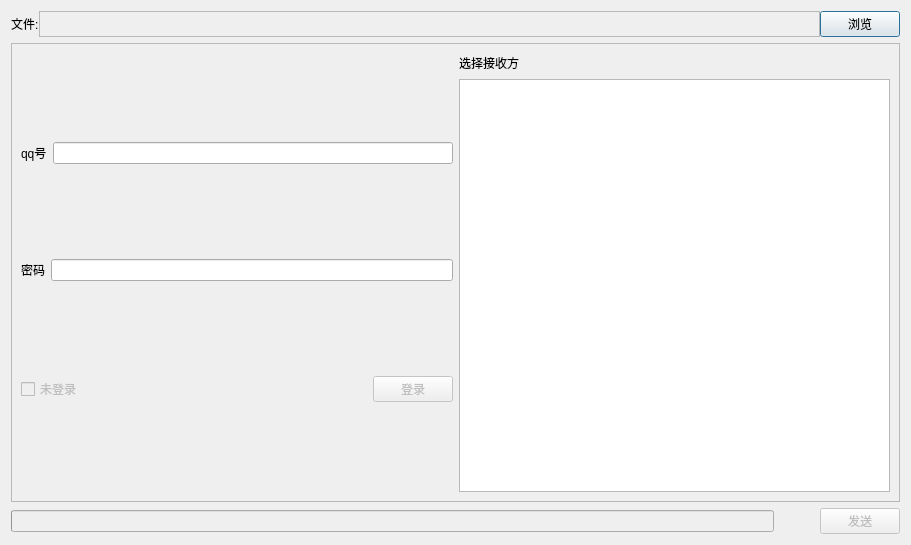
<?xml version="1.0" encoding="UTF-8"?>
<ui version="4.0">
 <class>MainDialog</class>
 <widget class="QDialog" name="MainDialog">
  <property name="windowModality">
   <enum>Qt::ApplicationModal</enum>
  </property>
  <property name="geometry">
   <rect>
    <x>0</x>
    <y>0</y>
    <width>911</width>
    <height>545</height>
   </rect>
  </property>
  <property name="windowTitle">
   <string>QQ离线文件发送器</string>
  </property>
  <property name="windowIcon">
   <iconset theme="network">
    <normaloff/>
   </iconset>
  </property>
  <property name="windowOpacity">
   <double>0.918000000000000</double>
  </property>
  <property name="layoutDirection">
   <enum>Qt::LeftToRight</enum>
  </property>
  <property name="autoFillBackground">
   <bool>true</bool>
  </property>
  <property name="windowFilePath">
   <string notr="true"/>
  </property>
  <layout class="QVBoxLayout" name="DlgMainVerticalLayout">
   <item>
    <layout class="QHBoxLayout" name="horizontalLayout">
     <property name="spacing">
      <number>0</number>
     </property>
     <property name="sizeConstraint">
      <enum>QLayout::SetMaximumSize</enum>
     </property>
     <item>
      <widget class="QLabel" name="label_4">
       <property name="sizePolicy">
        <sizepolicy hsizetype="Preferred" vsizetype="Preferred">
         <horstretch>0</horstretch>
         <verstretch>0</verstretch>
        </sizepolicy>
       </property>
       <property name="text">
        <string>文件:</string>
       </property>
      </widget>
     </item>
     <item>
      <widget class="QLabel" name="filetoupload">
       <property name="sizePolicy">
        <sizepolicy hsizetype="Expanding" vsizetype="Preferred">
         <horstretch>0</horstretch>
         <verstretch>0</verstretch>
        </sizepolicy>
       </property>
       <property name="frameShape">
        <enum>QFrame::StyledPanel</enum>
       </property>
       <property name="frameShadow">
        <enum>QFrame::Sunken</enum>
       </property>
       <property name="text">
        <string/>
       </property>
      </widget>
     </item>
     <item>
      <widget class="QPushButton" name="pushButton_broswe">
       <property name="text">
        <string>浏览</string>
       </property>
      </widget>
     </item>
    </layout>
   </item>
   <item>
    <widget class="QFrame" name="frame">
     <property name="sizePolicy">
      <sizepolicy hsizetype="Expanding" vsizetype="Expanding">
       <horstretch>0</horstretch>
       <verstretch>0</verstretch>
      </sizepolicy>
     </property>
     <property name="frameShape">
      <enum>QFrame::StyledPanel</enum>
     </property>
     <property name="frameShadow">
      <enum>QFrame::Raised</enum>
     </property>
     <property name="lineWidth">
      <number>3</number>
     </property>
     <property name="midLineWidth">
      <number>3</number>
     </property>
     <layout class="QHBoxLayout" name="horizontalLayout_7">
      <item>
       <layout class="QVBoxLayout" name="verticalLayout">
        <item>
         <layout class="QHBoxLayout" name="horizontalLayout_2">
          <item>
           <widget class="QLabel" name="label_2">
            <property name="text">
             <string>qq号</string>
            </property>
           </widget>
          </item>
          <item>
           <widget class="QLineEdit" name="qqnum">
            <property name="inputMethodHints">
             <set>Qt::ImhDigitsOnly</set>
            </property>
           </widget>
          </item>
         </layout>
        </item>
        <item>
         <layout class="QHBoxLayout" name="horizontalLayout_3">
          <item>
           <widget class="QLabel" name="label_3">
            <property name="text">
             <string>密码</string>
            </property>
           </widget>
          </item>
          <item>
           <widget class="QLineEdit" name="qqpwd">
            <property name="acceptDrops">
             <bool>false</bool>
            </property>
            <property name="whatsThis">
             <string notr="true"/>
            </property>
            <property name="accessibleName">
             <string notr="true"/>
            </property>
            <property name="accessibleDescription">
             <string notr="true"/>
            </property>
            <property name="inputMethodHints">
             <set>Qt::ImhNoAutoUppercase|Qt::ImhNoPredictiveText</set>
            </property>
            <property name="text">
             <string notr="true"/>
            </property>
            <property name="echoMode">
             <enum>QLineEdit::PasswordEchoOnEdit</enum>
            </property>
            <property name="placeholderText">
             <string notr="true"/>
            </property>
           </widget>
          </item>
         </layout>
        </item>
        <item>
         <layout class="QHBoxLayout" name="horizontalLayout_4">
          <item>
           <widget class="QCheckBox" name="checkBox_is_logined">
            <property name="enabled">
             <bool>false</bool>
            </property>
            <property name="mouseTracking">
             <bool>false</bool>
            </property>
            <property name="focusPolicy">
             <enum>Qt::NoFocus</enum>
            </property>
            <property name="contextMenuPolicy">
             <enum>Qt::NoContextMenu</enum>
            </property>
            <property name="text">
             <string>未登录</string>
            </property>
           </widget>
          </item>
          <item>
           <spacer name="horizontalSpacer">
            <property name="orientation">
             <enum>Qt::Horizontal</enum>
            </property>
            <property name="sizeHint" stdset="0">
             <size>
              <width>40</width>
              <height>20</height>
             </size>
            </property>
           </spacer>
          </item>
          <item>
           <widget class="QPushButton" name="pushButton_login">
            <property name="enabled">
             <bool>false</bool>
            </property>
            <property name="text">
             <string>登录</string>
            </property>
           </widget>
          </item>
         </layout>
        </item>
       </layout>
      </item>
      <item>
       <layout class="QVBoxLayout" name="verticalLayout_2">
        <item>
         <layout class="QHBoxLayout" name="horizontalLayout_6">
          <item>
           <widget class="QLabel" name="label">
            <property name="text">
             <string>选择接收方</string>
            </property>
           </widget>
          </item>
          <item>
           <spacer name="horizontalSpacer_3">
            <property name="orientation">
             <enum>Qt::Horizontal</enum>
            </property>
            <property name="sizeHint" stdset="0">
             <size>
              <width>40</width>
              <height>20</height>
             </size>
            </property>
           </spacer>
          </item>
         </layout>
        </item>
        <item>
         <widget class="QListView" name="listView_buddy">
          <property name="focusPolicy">
           <enum>Qt::ClickFocus</enum>
          </property>
          <property name="editTriggers">
           <set>QAbstractItemView::NoEditTriggers</set>
          </property>
          <property name="isWrapping" stdset="0">
           <bool>false</bool>
          </property>
          <property name="viewMode">
           <enum>QListView::ListMode</enum>
          </property>
         </widget>
        </item>
       </layout>
      </item>
     </layout>
    </widget>
   </item>
   <item>
    <layout class="QHBoxLayout" name="horizontalLayout_5">
     <item>
      <widget class="QProgressBar" name="upload_progress">
       <property name="enabled">
        <bool>false</bool>
       </property>
       <property name="value">
        <number>0</number>
       </property>
       <property name="textVisible">
        <bool>true</bool>
       </property>
       <property name="invertedAppearance">
        <bool>false</bool>
       </property>
       <property name="format">
        <string/>
       </property>
      </widget>
     </item>
     <item>
      <spacer name="horizontalSpacer_2">
       <property name="orientation">
        <enum>Qt::Horizontal</enum>
       </property>
       <property name="sizeType">
        <enum>QSizePolicy::Fixed</enum>
       </property>
       <property name="sizeHint" stdset="0">
        <size>
         <width>40</width>
         <height>20</height>
        </size>
       </property>
      </spacer>
     </item>
     <item>
      <widget class="QPushButton" name="pushButton_upload">
       <property name="enabled">
        <bool>false</bool>
       </property>
       <property name="text">
        <string>发送</string>
       </property>
      </widget>
     </item>
    </layout>
   </item>
  </layout>
 </widget>
 <resources/>
 <connections/>
</ui>
